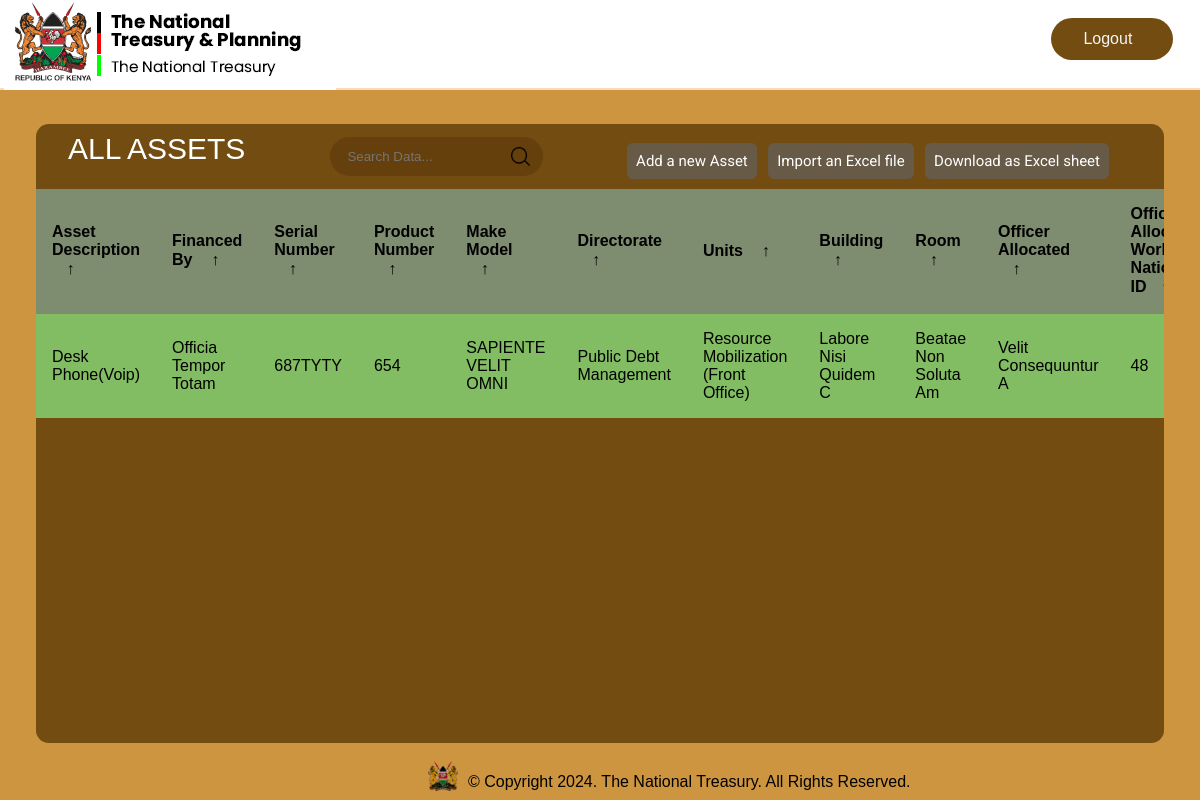
Screenshot of / (signed in) with the database file from the repository.
### inventory/models.py (models this page shows, shortened)
class Asset(db.Model):
    idassets = db.Column(db.Integer, primary_key=True)
    asset_description = db.Column(db.Text, nullable=False)
    financed_by = db.Column(db.Text, default="N/A")
    serial_number = db.Column(db.Text, nullable=False, unique=True)
    product_number = db.Column(db.Text, nullable=False)
    make_model = db.Column(db.Text, nullable=False)
    directorate = db.Column(db.Text, nullable=False)
    units = db.Column(db.Text, nullable=False)
    building = db.Column(db.Text, nullable=False)
    room = db.Column(db.Integer, nullable=False)
    officer_allocated = db.Column(db.Text, default="N/A")
    officer_contact_info = db.Column(db.Text, default="0")
    state = db.Column(db.Text, nullable=False)
    recorded_by = db.Column(db.Text, nullable=False)

### inventory/routes.py (the view)
@app.route("/")
def index():
    assets = Asset.query.all()
    return render_template("index.html", assets=assets)

### inventory/models.py (called while the page is built)
@login_manager.user_loader
def load_user(user_id):
    return User.query.get(int(user_id))

### inventory/templates/index.html (shortened to what this page needs)
{% extends "base.html" %}
{% if current_user.is_authenticated %}
{% block head %}
{{ super() }}
<link rel="stylesheet" href="{{ url_for('static', filename='css/assets_table.css') }}">
{% endblock head %}
{% endif %}
{% block navlinks %}
	{%if current_user.is_authenticated%}
			{% if not current_user.is_oauth_user %}
				<a href="{{url_for('profile')}}" class="links signup">Account</a>
				<a href="{{url_for('logout')}}" class="links login">Logout</a>
			{% else %}
				<a href="{{url_for('logout')}}" class="links login">Logout</a>
			{% endif %}
	{% else %}
		<a href="{{url_for('register')}}" class="links signup">Sign up</a>
		<a href="{{url_for('login')}}" class="links login">Login</a>
	{% endif %}
{% endblock navlinks %}
{% block body %}
{% if not current_user.is_authenticated %}
<div class="heading" style="background-color: rgb(115,76,17)">
	<h2>INVENTORY MANAGEMENT SYSTEM</h2>
</div> <br><br>
<div class="parent">
	<div class="child1">
		<p>The  <b> National Treasury Inventory Management System </b>
			is your comprehensive solution for managing and safeguarding the assets of our nation's treasury.
			Our state-of-the-art platform ensures efficient, secure, and transparent handling of inventory,
			providing a seamless experience for all users.</p>
		<div class="register-login-btns">
			<a href="{{ url_for('register') }}" class="hero-section-btn" role="button"><span class="text">Get Started</span></a>
			<a href="{{ url_for('login') }}" class="hero-section-btn" role="button"><span class="text">Log In</span></a>
		</div>
	</div>
	<div class="child2">
		<img src="{{url_for('static', filename='assets/images/hero.jpeg')}}" alt="">
	</div>
</div>
{% else %}
<div class="main">
    <main class="table" id="customers_table">
        <section class="table__header">
            <a href="{{ url_for('index') }}" class="all-assets-btn" ><h1>All Assets</h1></a>
            <div class="input-group">
                <input type="search" placeholder="Search Data...">
		<img src="{{ url_for('static', filename='assets/images/search.png') }}" alt="">
            </div>
	    <div class="table-links">
		<a href="{{ url_for('create_assets') }}" class="add-asset-link">Add a new Asset</a>
		<button id="import-excel-btn" class="import-excel">Import an Excel file</button>
		<button id="toEXCEL" class="export-excel">Download as
			Excel sheet</button>
	    </div>
        </section>
        <section class="table__body">
            <table>
                <thead>
                    <tr>
                        <th> Asset Description <span class="icon-arrow">&UpArrow;</span></th>
                        <th> Financed by <span class="icon-arrow">&UpArrow;</span></th>
                        <th> Serial Number <span class="icon-arrow">&UpArrow;</span></th>
                        <th> Product Number<span class="icon-arrow">&UpArrow;</span></th>
                        <th> Make Model <span class="icon-arrow">&UpArrow;</span></th>
                        <th> Directorate <span class="icon-arrow">&UpArrow;</span></th>
                        <th> Units <span class="icon-arrow">&UpArrow;</span></th>
                        <th> Building <span class="icon-arrow">&UpArrow;</span></th>
                        <th> Room <span class="icon-arrow">&UpArrow;</span></th>
                        <th> Officer Allocated <span class="icon-arrow">&UpArrow;</span></th>
                        <th> Officer Allocated Work ID / National ID<span class="icon-arrow">&UpArrow;</span></th>
                    </tr>
                </thead>
                <tbody>
					{% for asset in assets %}
					<tr>
						<td>{{ asset.asset_description }}</td>
						<td>{{ asset.financed_by }}</td>
						<td>{{ asset.serial_number }}</td>
						<td>{{ asset.product_number }}</td>
						<td>{{ asset.make_model }}</td>
						<td>{{ asset.directorate }}</td>
						<td>{{ asset.units }}</td>
						<td>{{ asset.building }}</td>
						<td>{{ asset.room }}</td>
						<td>{{ asset.officer_allocated }}</td>
						<td>{{ asset.officer_contact_info }}</td>
					</tr>
						{% endfor %}
                </tbody>
            </table>
        </section>
    </main>
	{% endif %}
{% endblock body %}

### inventory/templates/base.html (shortened to what this page needs)
<!DOCTYPE html>
<html lang="en">
<head>
	{% block head %}
	<link rel="stylesheet" href="https://cdnjs.cloudflare.com/ajax/libs/font-awesome/6.5.1/css/all.min.css"
 />
	<link rel="stylesheet" href="{{ url_for('static',filename='css/style.css') }}">
	{% endblock head %}
</head>
<body>
	<div class="nav">
		<div class="logo">
			<a href="{{ url_for('index') }}"><img
					src=" {{ url_for('static', filename='assets/images/TNT logo.png')  }} "
					alt="treasury logo"></img></a>
		</div>
		<div class="links">
			{% block navlinks %}
			{% endblock navlinks %}
		</div>
	</div>
	{% block body %}
	{% endblock body %}
	<div class="footer">
		<img src="{{ url_for('static', filename='assets/images/tntfooterlogo.png') }}" alt="footer logo"
			width="30" height="30">
		<p>© Copyright <span class="copyright-year"></span>. The National Treasury. All Rights Reserved.</p>
	</div>
</body>
</html>

### inventory/static/css/style.css (style rules this page uses)
* { margin: 0; padding: 0; box-sizing: border-box; color-scheme: light; @import url('https://fonts.googleapis.com/css2?family=Roboto+Mono:ital,wght@0,100..700;1,100..700&display=swap'); }
body { display: flex; flex-direction: column; height: 100%; background-color: #ce9540; }
.nav { display: flex; justify-content: space-between; align-items: center; border-bottom: 2px solid peachpuff; padding-left: 4px; padding-top: 5px; padding-right: 15px; background-color: white; position: sticky; top: 0; height: 90px; width: 100%; }
.links { padding: 12px; display: flex; align-items: center; gap: 32px; border-radius: 34px; margin-bottom: 8px; }
.links>a { text-decoration: none; color: whitesmoke; width: 7.6em; }
.login { background-color: #734C11; margin-left: -72px; padding-left: 32px; }
.footer { display: flex; align-items: center; gap: 10px; margin-left: 8px; position: fixed; bottom: 0; margin-bottom: 4px; left: 35vw; }
.main { display: flex; flex-direction: column; align-items: center; }
.footer { margin-top: 12px; padding-top: 18px; display: flex; align-items: end; justify-content: center; }

### inventory/static/css/assets_table.css (style rules this page uses)
section { background-color: #734c11; }
body { display: flex; flex-direction: column; height: 100%; background-color: #ce9540; }
.all-assets-btn { text-decoration: none; }
.table-links { margin-top: 20px; margin-right: 16px; }
.table-links>* { padding: 9px; background-color: #675a47; margin-right: 7px; margin-bottom: 12px; color: #fff; font-family: 'Roboto', sans-serif; font-size: 15px; border-radius: 6px; appearance: none; border: none }
.add-asset-link { text-decoration: none; }
h1 { font-size: 30px; color: #fff; text-transform: uppercase; font-weight: 300; text-align: center; margin-bottom: 15px; }
.footer { position: fixed; bottom: 5px; }
* { margin: 0; padding: 0; box-sizing: border-box; font-family: sans-serif; }
td, th { width: 200px; }
main.table { width: 94%; margin: 34px 0px; background-color: #734c11; height: calc(90vh - 101px); backdrop-filter: blur(7px); border-radius: .8rem; overflow: auto; }
tbody { background: #82bd63; }
td { width: 400px; }
.table__header { width: 100%; height: 65px; padding: .8rem 2rem; display: flex; justify-content: space-between; align-items: center; }
.table__header .input-group { width: 20%; height: 100%; background-color: #4a270455; padding: 0 .8rem; border-radius: 2rem; display: flex; justify-content: center; align-items: center; transition: .2s; }
.table__header .input-group img { width: 1.2rem; height: 1.2rem; }
.table__header .input-group input { width: 100%; padding: 0 .5rem 0 .3rem; background-color: transparent; border: none; outline: none; }
table { width: 100%; }
table, th, td { border-collapse: collapse; padding: 1rem; text-align: left; }
thead th { position: sticky; top: 0; left: 0; background-color: #87bbb494; cursor: pointer; text-transform: capitalize; }
tbody tr { --delay: .1s; transition: .5s ease-in-out var(--delay), background-color 0s; }
tbody tr td, tbody tr td p, tbody tr td img { transition: .2s ease-in-out; }
thead th span.icon-arrow { display: inline-block; width: 1.3rem; height: 1.3rem; border-radius: 50%; border: 1.4px solid transparent; text-align: center; font-size: 1rem; margin-left: .5rem; transition: .2s ease-in-out; }

### rows the page displays
Asset: asset_description "Desk Phone(Voip)", financed_by "Officia Tempor Totam", serial_number "687TYTY", product_number "654", make_model "SAPIENTE VELIT OMNI", directorate "Public Debt Management", units "Resource Mobilization (Front Office)", building "Labore Nisi Quidem C", room "Beatae Non Soluta Am", officer_allocated "Velit Consequuntur A", officer_contact_info "48"
